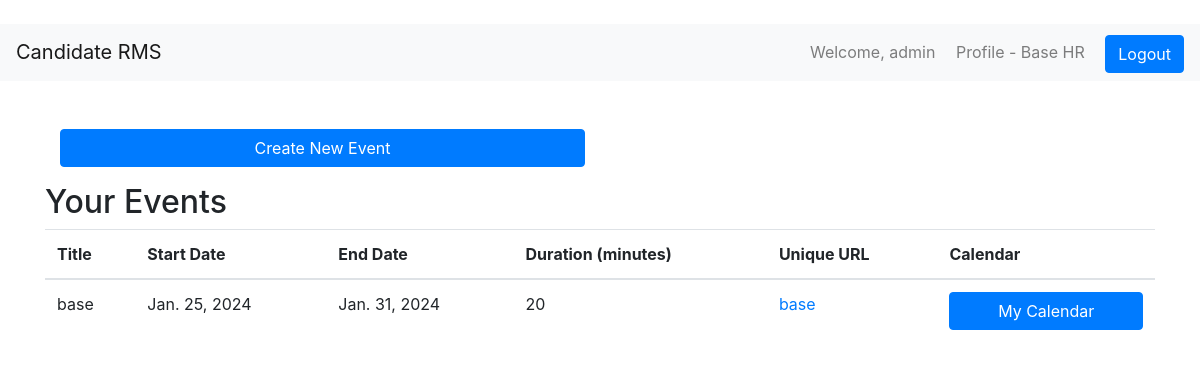
Before: /my-event/ (signed in) with the older database file.
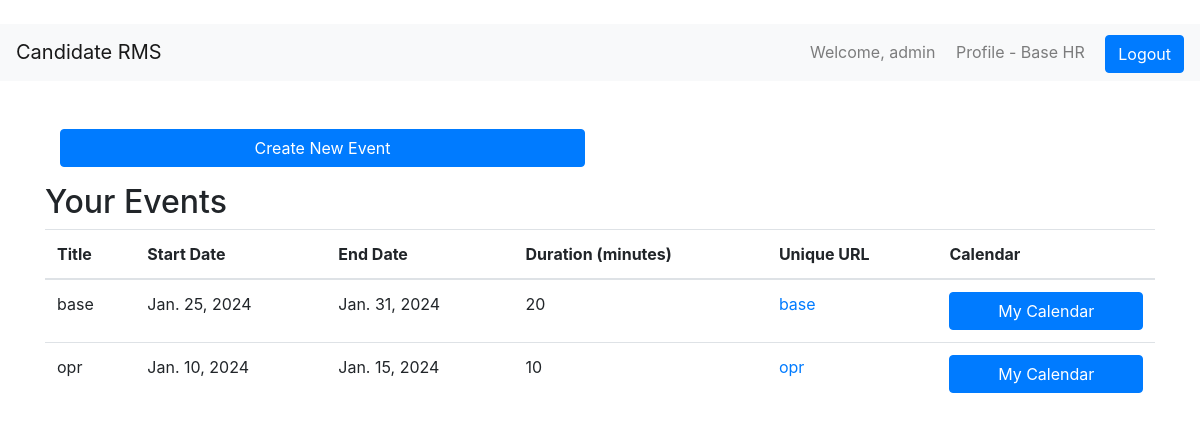
After: the same page with the newer database file.
### main/models.py (models this page shows, shortened)
class CalendarEvent(models.Model):
    user = models.ForeignKey(User, on_delete=models.CASCADE)
    title = models.CharField(max_length=255)
    link = models.URLField()
    start = models.DateField()
    end = models.DateField()
    duration_minutes = models.IntegerField()
    unique_url = models.SlugField(unique=True, blank=True, null=True, max_length=100)
    attendees = models.TextField(blank=True, null=True)

### main/views.py (the view, shortened to what this page needs)
# urls.py: path('my-event/', MyEvents.as_view(), name='my_event'),
class MyEvents(View):
    template_name = 'my_event.html'
    def get(self, request, *args, **kwargs):
        form = CalendarEventForm()
        user_events = CalendarEvent.objects.filter(user=request.user)
        return render(request, self.template_name, {'form': form, 'user_events': user_events})

### templates/my_event.html (shortened to what this page needs)
{% extends 'base.html' %}
{% block content %}
<div class="col-md-6 mb-3">
    <button class="btn btn-primary btn-block" data-toggle="modal" data-target="#eventCreationModal">Create New Event</button>
</div>
<h2>Your Events</h2>
    <table class="table">
        <thead>
            <tr>
                <th>Title</th>
                <th>Start Date</th>
                <th>End Date</th>
                <th>Duration (minutes)</th>
                <th>Unique URL</th>
                <th> Calendar </th>
            </tr>
        </thead>
        <tbody>
            {% for event in user_events %}
                <tr>
                    <td>{{ event.title }}</td>
                    <td>{{ event.start }}</td>
                    <td>{{ event.end }}</td>
                    <td>{{ event.duration_minutes }}</td>
                    <td><a href="http://127.0.0.1:8000/shared_calendar/{{ event.unique_url }}" target="_blank">{{ event.unique_url }}</a></td>
                    <td><button class="btn btn-primary btn-block" onclick="openMyCalendar({{ event.id }})">My Calendar</button></td>
                </tr>
            {% endfor %}
        </tbody>
    </table>
{% endblock %}

Changed rows visible on the page:
added CalendarEvent: title "opr", start "Jan. 10, 2024", end "Jan. 15, 2024", duration_minutes "10", unique_url "opr"
